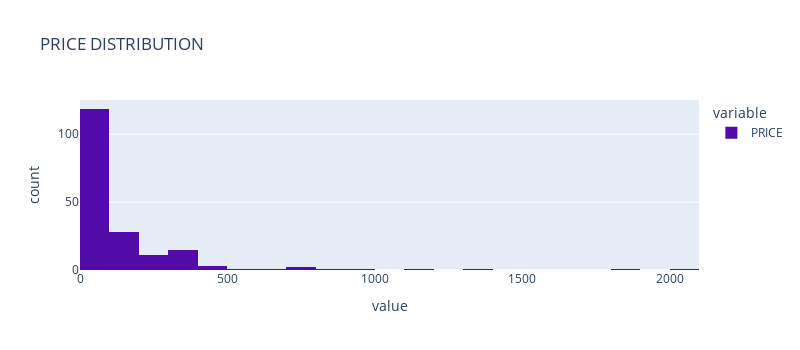

Notebook code for this chart:
### Code cell
fig2 = px.histogram(df['PRICE'], color_discrete_sequence=['#520AA9'], title='PRICE DISTRIBUTION', width=800, height=350)
fig2.show()

### Figure 1 — Plotly figure (JSON) as saved in the notebook; plotly's stock layout.template omitted (floating-point values rounded to 4 significant figures; data arrays with more than 128 entries replaced by an {"elided": "..."} marker saying what was removed)
{"data": [{"alignmentgroup": "True", "bingroup": "x", "hovertemplate": "variable=PRICE<br>value=%{x}<br>count=%{y}<extra></extra>", "legendgroup": "PRICE", "marker": {"color": "#520AA9", "pattern": {"shape": ""}}, "name": "PRICE", "offsetgroup": "PRICE", "orientation": "v", "showlegend": true, "type": "histogram", "x": {"elided": "186 float values"}, "xaxis": "x", "yaxis": "y"}], "layout": {"barmode": "relative", "height": 350, "legend": {"title": {"text": "variable"}, "tracegroupgap": 0}, "title": {"text": "PRICE DISTRIBUTION"}, "width": 800, "xaxis": {"anchor": "y", "domain": [0, 1], "title": {"text": "value"}}, "yaxis": {"anchor": "x", "domain": [0, 1], "title": {"text": "count"}}}}
